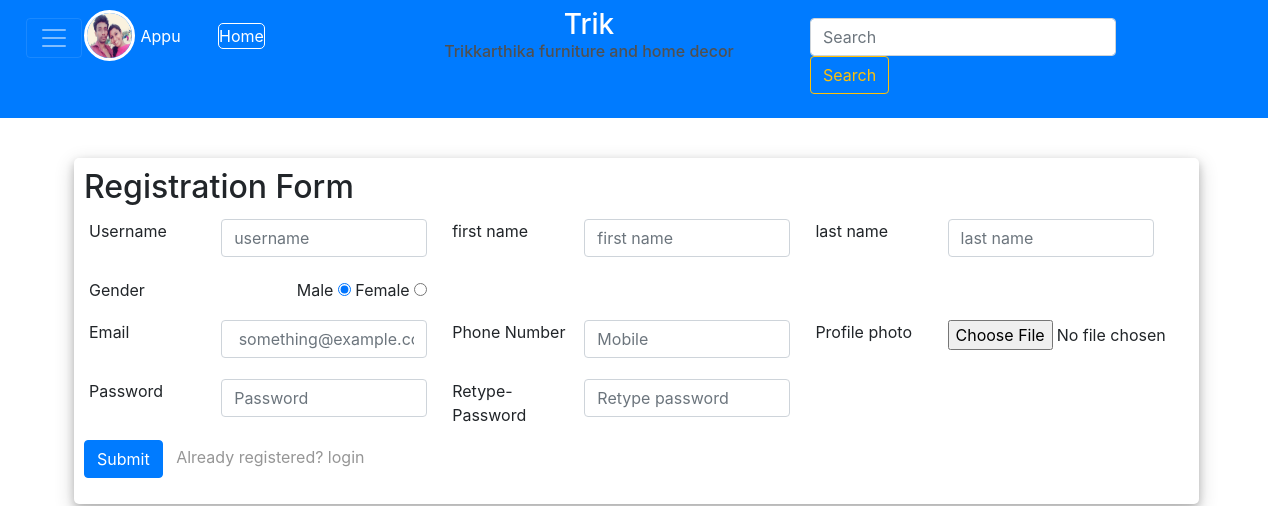
The app's page /accounts/register/ (signed in) with its own data.
### accounts/models.py (models this page shows)
class CustomUser(AbstractUser):
    img=models.ImageField(upload_to='user_img',default='user_img/prof.jpg')
    phone=models.IntegerField(null=True)

### accounts/views.py (the view, shortened to what this page needs)
# urls.py: path('register/',views.register,name='register'),
def register(request):
    return render(request,'registration.html')

### cart/views.py (called while the page is built, shortened)
def s_id(request):
    id=request.session.session_key
    if id is None:
        id=request.session.create()
    return id

def tot_itm(request):
    make_key=s_id(request)
    make_key = s_id(request)
    num_of_items=0
    if request.user.is_authenticated:
        userid= cart_id.objects.get(userid=request.user.id)
        obj=cartlist.objects.filter(user=userid)
        num_of_items =0
        for i in obj:
            num_of_items += i.quantity
    return num_of_items

### products/context_processors.py (called while the page is built)
def tot(request):
    if request.user.is_authenticated:
        tot = tot_itm(request)
    else :
        tot = tot_itm(request)
    return dict(totl=tot)

### templates/registration.html (shortened to what this page needs)
{% extends 'base.html' %}
{% block content %}
<div class="container whole_block">
    <div class="login_block" style="border-radius:5px;">
        <h2 class="title">Registration Form</h2>
        <form method="POST" action="" enctype="multipart/form-data">
            <div class="row">
                <div class="column_custm">
                  <div class="d-flex justify-content-between marg">
                    <label class="col-md-5">Username</label>
                    <input class="form-control" type="text" name="username" placeholder="username">
                  </div>
                </div>
                <div class="column_custm">
                  <div class="d-flex justify-content-between marg">
                    <label class="col-md-5">first name</label>
                    <input class="form-control" type="text" name="first_name" placeholder="first name">
                  </div>
                </div>
                <div class="column_custm">
                    <div class="d-flex justify-content-between marg">
                    <label class="col-md-5">last name</label>
                    <input class="form-control" type="text" name="last_name" placeholder="last name">
                    </div>
                </div>
            </div>
            <div class="row row-space">
                <div class="column_custm">
                    <div class="d-flex justify-content-between marg">
                        <label class="col-md-5">Gender</label>
                        <div class="p-t-10">
                            <label class="radio-container m-r-45">Male
                                <input type="radio" checked="checked" name="gender" value="True">
                            </label>
                            <label class="radio-container">Female
                                <input type="radio" name="gender" value="False">
                            </label>
                        </div>
                    </div>
                </div>
            </div>
            <div class="row row-space">
                <div class="column_custm">
                    <div class="d-flex justify-content-between marg">
                        <label class="col-md-5">Email</label>
                        <input class="form-control" type="email" name="email" placeholder=" something@example.com">
                    </div>
                </div>
                <div class="column_custm">
                    <div class="d-flex justify-content-between marg">
                        <label class="col-md-5" style="">Phone Number</label>
                        <input class="form-control" type="number" name="phone" placeholder="Mobile">
                    </div>
                </div>
                <div class="column_custm">
                    <div class="d-flex justify-content-between marg">
                        <label class="col-md-5" style="">Profile photo</label>
                        <input class="" type="file" name="img" placeholder="Mobile">
                    </div>
                </div>
            </div>
            <div class="row row-space">
                <div class="column_custm">
                    <div class="d-flex justify-content-between marg">
                        <label class="col-md-5">Password</label>
                        <input class="form-control" type="Password" name="password1" placeholder="Password">
                    </div>
                </div>
                <div class="column_custm">
                    <div class="d-flex justify-content-between marg">
                        <label class="col-md-5">Retype-Password</label>
                        <input class="form-control" type="Password" name="password2" placeholder="Retype password">
                    </div>
                </div>
            </div>
            <div class="">
                <button class="btn btn-primary" type="submit">Submit</button>
                <a href="{% url 'login' %}" style="text-decoration:none; color:rgb(150,150,150);">&nbsp; Already registered? login</a>
            </div>
        </form>
    </div>
</div>
{% endblock %}

### templates/base.html (shortened to what this page needs)
{% load static %}
<html lang="en">
<head>
    <link rel="stylesheet" href="https://cdn.jsdelivr.net/npm/bootstrap@4.4.1/dist/css/bootstrap.min.css">
    <link rel="stylesheet" href="{% static 'css/main1.css' %}">
    <link rel="stylesheet" href="{% static 'css/login.css' %}">
    <link rel="stylesheet" href="https://cdnjs.cloudflare.com/ajax/libs/Chart.js/2.8.0/Chart.min.css" />
</head>
<body>
<div class="pos-f-t">
  <nav class="navbar navbar-dark bg-primary">
    <div class="row" style="width:100%;">
      <div class="col-md-4 row">
        <div class="col-md-3">
          <button class=" navbar-toggler" type="button" style="margin:10px;" data-toggle="collapse" data-target="#navbarToggleExternalContent" aria-controls="navbarToggleExternalContent" aria-expanded="false" aria-label="Toggle navigation">
            <span class="navbar-toggler-icon"></span>
          </button>
        </div>
        <div class="col-md-9" style="padding:5px;">
          <div class="row">
            {% if user.is_authenticated %}
            <img  class="imguser align-self-center" src="{{user.img.url}}" alt="">
            <p class="align-self-center" style="color:white; margin:0;">&nbsp; {{user.first_name|capfirst }}</p>
            {% else %}
            <img  class="imguser align-self-center" src="{% static 'img/person.png' %}">
              <p class="align-self-center" style="color:white; margin:0;">&nbsp; Guest</p>
            {% endif %}
            <div class="d-flex" ><a class="align-self-center home_btn" style="text-decoration:none;" href="/">Home</a></div>
          </div>
        </div>
      </div>
      <div class="col-md-4">
        <center><a href="/" style="color:white; margin:0; text-decoration:none; "><h3 style="margin:0;">Trik</h3></a></center>
        <center><h6 style="color:rgb(80,80,80); margin:0;">Trikkarthika furniture and home decor</h6></center>
      </div>
        <div class="col-md-4 float-right">
          <form style="margin-top:10px;" class="form-inline " method="get" action="{% url 'search' %}">
            <input class="form-control mr-sm-2 " style="width:80%;" name="search" type="text" placeholder="Search" aria-label="Search">
            <input type="submit" class="btn btn-outline-warning my-2 my-sm-0" value="Search"  >
          </form>
        </div>
    </div>
  </nav>
</div>
{% block content %}
{% endblock %}
</body>
</html>

### static/css/main1.css (style rules this page uses)
.imguser { width:45px; height:45px; border-radius:50%; outline:3px solid white; margin:0; }
.home_btn { color:white; border:1px solid white; border-radius:5px; margin-left:80%; }

### static/css/login.css (style rules this page uses)
.whole_block { padding:5px; margin-top:30px; }
.login_block { margin:5px 0 5px 5px; padding:10px; box-shadow: 0 4px 8px 0 rgba(0,0,0,0.2),0 6px 20px 0 rgba(0,0,0,0.19); }
.marg { margin:5px; }
.column_custm { width:32%; }

### records on screen
CustomUser: img (picture), first_name "Appu"
